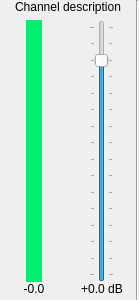
<?xml version="1.0" encoding="UTF-8"?>
<ui version="4.0">
 <class>AudioMiniView</class>
 <widget class="QWidget" name="AudioMiniView">
  <property name="geometry">
   <rect>
    <x>0</x>
    <y>0</y>
    <width>139</width>
    <height>300</height>
   </rect>
  </property>
  <property name="sizePolicy">
   <sizepolicy hsizetype="Fixed" vsizetype="Expanding">
    <horstretch>0</horstretch>
    <verstretch>0</verstretch>
   </sizepolicy>
  </property>
  <property name="minimumSize">
   <size>
    <width>139</width>
    <height>0</height>
   </size>
  </property>
  <property name="maximumSize">
   <size>
    <width>139</width>
    <height>16777215</height>
   </size>
  </property>
  <property name="windowTitle">
   <string>Form</string>
  </property>
  <layout class="QVBoxLayout" name="main_vertical_layout">
   <property name="leftMargin">
    <number>0</number>
   </property>
   <property name="topMargin">
    <number>0</number>
   </property>
   <property name="rightMargin">
    <number>0</number>
   </property>
   <property name="bottomMargin">
    <number>0</number>
   </property>
   <item>
    <widget class="QFrame" name="frame">
     <property name="sizePolicy">
      <sizepolicy hsizetype="Preferred" vsizetype="Preferred">
       <horstretch>0</horstretch>
       <verstretch>1</verstretch>
      </sizepolicy>
     </property>
     <property name="autoFillBackground">
      <bool>true</bool>
     </property>
     <property name="frameShape">
      <enum>QFrame::Panel</enum>
     </property>
     <property name="frameShadow">
      <enum>QFrame::Plain</enum>
     </property>
     <property name="lineWidth">
      <number>0</number>
     </property>
     <layout class="QVBoxLayout" name="verticalLayout">
      <property name="spacing">
       <number>6</number>
      </property>
      <property name="leftMargin">
       <number>0</number>
      </property>
      <property name="topMargin">
       <number>0</number>
      </property>
      <property name="rightMargin">
       <number>0</number>
      </property>
      <property name="bottomMargin">
       <number>0</number>
      </property>
      <item>
       <layout class="QHBoxLayout" name="horizontalLayout">
        <property name="spacing">
         <number>0</number>
        </property>
        <item>
         <layout class="QVBoxLayout" name="verticalLayout_2">
          <property name="spacing">
           <number>6</number>
          </property>
          <item>
           <widget class="EllipsisLabel" name="channel_desc_label">
            <property name="sizePolicy">
             <sizepolicy hsizetype="Preferred" vsizetype="Preferred">
              <horstretch>1</horstretch>
              <verstretch>0</verstretch>
             </sizepolicy>
            </property>
            <property name="minimumSize">
             <size>
              <width>0</width>
              <height>0</height>
             </size>
            </property>
            <property name="text">
             <string>Channel description</string>
            </property>
            <property name="alignment">
             <set>Qt::AlignCenter</set>
            </property>
           </widget>
          </item>
          <item>
           <layout class="QHBoxLayout" name="bottom_layout" stretch="1,1">
            <property name="spacing">
             <number>0</number>
            </property>
            <item>
             <layout class="QVBoxLayout" name="vu_meter_layout" stretch="1,0">
              <property name="leftMargin">
               <number>0</number>
              </property>
              <property name="bottomMargin">
               <number>4</number>
              </property>
              <item>
               <layout class="QHBoxLayout" name="vu_meter_centerer">
                <property name="spacing">
                 <number>0</number>
                </property>
                <property name="bottomMargin">
                 <number>0</number>
                </property>
                <item>
                 <widget class="VUMeter" name="vu_meter_meter" native="true">
                  <property name="sizePolicy">
                   <sizepolicy hsizetype="Fixed" vsizetype="Preferred">
                    <horstretch>0</horstretch>
                    <verstretch>1</verstretch>
                   </sizepolicy>
                  </property>
                  <property name="minimumSize">
                   <size>
                    <width>16</width>
                    <height>0</height>
                   </size>
                  </property>
                  <property name="sizeIncrement">
                   <size>
                    <width>1</width>
                    <height>0</height>
                   </size>
                  </property>
                  <property name="baseSize">
                   <size>
                    <width>0</width>
                    <height>0</height>
                   </size>
                  </property>
                  <property name="palette">
                   <palette>
                    <active>
                     <colorrole role="Base">
                      <brush brushstyle="SolidPattern">
                       <color alpha="255">
                        <red>255</red>
                        <green>255</green>
                        <blue>255</blue>
                       </color>
                      </brush>
                     </colorrole>
                     <colorrole role="Window">
                      <brush brushstyle="SolidPattern">
                       <color alpha="255">
                        <red>5</red>
                        <green>239</green>
                        <blue>111</blue>
                       </color>
                      </brush>
                     </colorrole>
                    </active>
                    <inactive>
                     <colorrole role="Base">
                      <brush brushstyle="SolidPattern">
                       <color alpha="255">
                        <red>255</red>
                        <green>255</green>
                        <blue>255</blue>
                       </color>
                      </brush>
                     </colorrole>
                     <colorrole role="Window">
                      <brush brushstyle="SolidPattern">
                       <color alpha="255">
                        <red>5</red>
                        <green>239</green>
                        <blue>111</blue>
                       </color>
                      </brush>
                     </colorrole>
                    </inactive>
                    <disabled>
                     <colorrole role="Base">
                      <brush brushstyle="SolidPattern">
                       <color alpha="255">
                        <red>5</red>
                        <green>239</green>
                        <blue>111</blue>
                       </color>
                      </brush>
                     </colorrole>
                     <colorrole role="Window">
                      <brush brushstyle="SolidPattern">
                       <color alpha="255">
                        <red>5</red>
                        <green>239</green>
                        <blue>111</blue>
                       </color>
                      </brush>
                     </colorrole>
                    </disabled>
                   </palette>
                  </property>
                  <property name="autoFillBackground">
                   <bool>true</bool>
                  </property>
                 </widget>
                </item>
               </layout>
              </item>
              <item>
               <widget class="QLabel" name="peak_display_label">
                <property name="minimumSize">
                 <size>
                  <width>30</width>
                  <height>0</height>
                 </size>
                </property>
                <property name="text">
                 <string>-0.0</string>
                </property>
                <property name="alignment">
                 <set>Qt::AlignCenter</set>
                </property>
               </widget>
              </item>
             </layout>
            </item>
            <item>
             <layout class="QVBoxLayout" name="fader_layout">
              <property name="bottomMargin">
               <number>4</number>
              </property>
              <item>
               <layout class="QHBoxLayout" name="fader_centerer">
                <property name="spacing">
                 <number>0</number>
                </property>
                <item>
                 <widget class="QSlider" name="fader">
                  <property name="minimum">
                   <number>-390</number>
                  </property>
                  <property name="maximum">
                   <number>60</number>
                  </property>
                  <property name="pageStep">
                   <number>10</number>
                  </property>
                  <property name="orientation">
                   <enum>Qt::Vertical</enum>
                  </property>
                  <property name="tickPosition">
                   <enum>QSlider::TicksBothSides</enum>
                  </property>
                  <property name="tickInterval">
                   <number>30</number>
                  </property>
                 </widget>
                </item>
               </layout>
              </item>
              <item>
               <widget class="QLabel" name="fader_label">
                <property name="sizePolicy">
                 <sizepolicy hsizetype="Preferred" vsizetype="Preferred">
                  <horstretch>0</horstretch>
                  <verstretch>0</verstretch>
                 </sizepolicy>
                </property>
                <property name="minimumSize">
                 <size>
                  <width>30</width>
                  <height>0</height>
                 </size>
                </property>
                <property name="lineWidth">
                 <number>0</number>
                </property>
                <property name="text">
                 <string>+0.0 dB</string>
                </property>
                <property name="alignment">
                 <set>Qt::AlignCenter</set>
                </property>
               </widget>
              </item>
             </layout>
            </item>
           </layout>
          </item>
         </layout>
        </item>
        <item>
         <widget class="Line" name="line">
          <property name="orientation">
           <enum>Qt::Vertical</enum>
          </property>
         </widget>
        </item>
       </layout>
      </item>
     </layout>
    </widget>
   </item>
  </layout>
 </widget>
 <customwidgets>
  <customwidget>
   <class>VUMeter</class>
   <extends>QWidget</extends>
   <header>vumeter.h</header>
   <container>1</container>
  </customwidget>
  <customwidget>
   <class>EllipsisLabel</class>
   <extends>QLabel</extends>
   <header>ellipsis_label.h</header>
  </customwidget>
 </customwidgets>
 <resources/>
 <connections/>
</ui>
